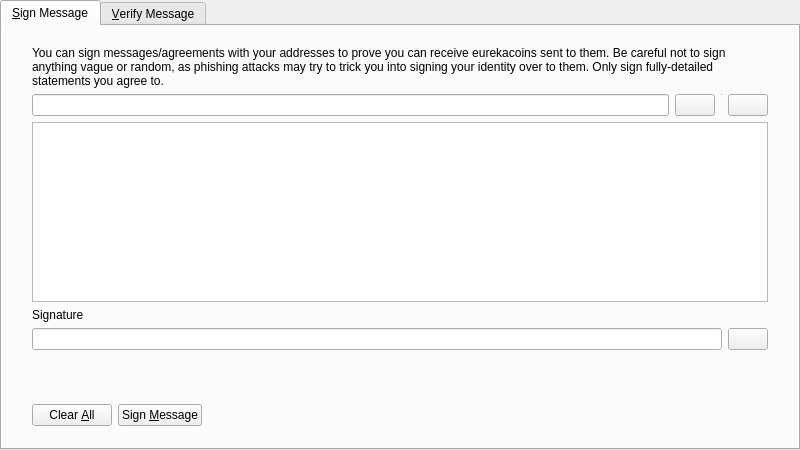
<?xml version="1.0" encoding="UTF-8"?>
<ui version="4.0">
 <class>SignVerifyMessageDialog</class>
 <widget class="QDialog" name="SignVerifyMessageDialog">
  <property name="geometry">
   <rect>
    <x>0</x>
    <y>0</y>
    <width>800</width>
    <height>450</height>
   </rect>
  </property>
  <property name="windowTitle">
   <string>Signatures - Sign / Verify a Message</string>
  </property>
  <property name="modal">
   <bool>true</bool>
  </property>
  <layout class="QVBoxLayout" name="verticalLayout">
   <property name="leftMargin">
    <number>0</number>
   </property>
   <property name="topMargin">
    <number>0</number>
   </property>
   <property name="rightMargin">
    <number>0</number>
   </property>
   <property name="bottomMargin">
    <number>0</number>
   </property>
   <item>
    <widget class="QTabWidget" name="tabWidget">
     <property name="currentIndex">
      <number>0</number>
     </property>
     <widget class="QWidget" name="tabSignMessage">
      <attribute name="title">
       <string>&amp;Sign Message</string>
      </attribute>
      <layout class="QVBoxLayout" name="verticalLayout_SM">
       <property name="leftMargin">
        <number>0</number>
       </property>
       <property name="topMargin">
        <number>0</number>
       </property>
       <property name="rightMargin">
        <number>0</number>
       </property>
       <property name="bottomMargin">
        <number>0</number>
       </property>
       <item>
        <layout class="QVBoxLayout" name="verticalLayout_3">
         <property name="leftMargin">
          <number>30</number>
         </property>
         <property name="topMargin">
          <number>20</number>
         </property>
         <property name="rightMargin">
          <number>30</number>
         </property>
         <property name="bottomMargin">
          <number>20</number>
         </property>
         <item>
          <widget class="QLabel" name="infoLabel_SM">
           <property name="text">
            <string>You can sign messages/agreements with your addresses to prove you can receive eurekacoins sent to them. Be careful not to sign anything vague or random, as phishing attacks may try to trick you into signing your identity over to them. Only sign fully-detailed statements you agree to.</string>
           </property>
           <property name="textFormat">
            <enum>Qt::PlainText</enum>
           </property>
           <property name="wordWrap">
            <bool>true</bool>
           </property>
          </widget>
         </item>
         <item>
          <layout class="QHBoxLayout" name="horizontalLayout_1_SM">
           <property name="spacing">
            <number>6</number>
           </property>
           <item>
            <widget class="QValidatedLineEdit" name="addressIn_SM">
             <property name="toolTip">
              <string>The EurekaCoin address to sign the message with</string>
             </property>
            </widget>
           </item>
           <item>
            <widget class="QPushButton" name="addressBookButton_SM">
             <property name="toolTip">
              <string>Choose previously used address</string>
             </property>
             <property name="text">
              <string/>
             </property>
             <property name="icon">
              <iconset resource="../bitcoin.qrc">
               <normaloff>:/icons/address-book</normaloff>:/icons/address-book</iconset>
             </property>
             <property name="shortcut">
              <string>Alt+A</string>
             </property>
             <property name="autoDefault">
              <bool>false</bool>
             </property>
            </widget>
           </item>
           <item>
            <widget class="Line" name="vLine">
             <property name="maximumSize">
              <size>
               <width>1</width>
               <height>22</height>
              </size>
             </property>
             <property name="orientation">
              <enum>Qt::Vertical</enum>
             </property>
            </widget>
           </item>
           <item>
            <widget class="QPushButton" name="pasteButton_SM">
             <property name="toolTip">
              <string>Paste address from clipboard</string>
             </property>
             <property name="text">
              <string/>
             </property>
             <property name="icon">
              <iconset resource="../bitcoin.qrc">
               <normaloff>:/icons/editpaste</normaloff>:/icons/editpaste</iconset>
             </property>
             <property name="shortcut">
              <string>Alt+P</string>
             </property>
             <property name="autoDefault">
              <bool>false</bool>
             </property>
            </widget>
           </item>
          </layout>
         </item>
         <item>
          <widget class="QPlainTextEdit" name="messageIn_SM">
           <property name="toolTip">
            <string>Enter the message you want to sign here</string>
           </property>
          </widget>
         </item>
         <item>
          <widget class="QLabel" name="signatureLabel_SM">
           <property name="text">
            <string>Signature</string>
           </property>
           <property name="textFormat">
            <enum>Qt::PlainText</enum>
           </property>
          </widget>
         </item>
         <item>
          <layout class="QHBoxLayout" name="horizontalLayout_2_SM">
           <property name="spacing">
            <number>6</number>
           </property>
           <item>
            <widget class="QLineEdit" name="signatureOut_SM">
             <property name="font">
              <font>
               <italic>true</italic>
              </font>
             </property>
             <property name="readOnly">
              <bool>true</bool>
             </property>
            </widget>
           </item>
           <item>
            <widget class="QPushButton" name="copySignatureButton_SM">
             <property name="toolTip">
              <string>Copy the current signature to the system clipboard</string>
             </property>
             <property name="text">
              <string/>
             </property>
             <property name="icon">
              <iconset resource="../bitcoin.qrc">
               <normaloff>:/icons/editcopy</normaloff>:/icons/editcopy</iconset>
             </property>
             <property name="autoDefault">
              <bool>false</bool>
             </property>
            </widget>
           </item>
          </layout>
         </item>
        </layout>
       </item>
       <item>
        <widget class="QWidget" name="buttonsContainerWhite" native="true">
         <layout class="QHBoxLayout" name="horizontalLayout">
          <property name="leftMargin">
           <number>30</number>
          </property>
          <property name="topMargin">
           <number>15</number>
          </property>
          <property name="rightMargin">
           <number>30</number>
          </property>
          <item>
           <widget class="QPushButton" name="clearButton_SM">
            <property name="toolTip">
             <string>Reset all sign message fields</string>
            </property>
            <property name="text">
             <string>Clear &amp;All</string>
            </property>
            <property name="icon">
             <iconset resource="../bitcoin.qrc">
              <normaloff>:/icons/remove</normaloff>:/icons/remove</iconset>
            </property>
            <property name="autoDefault">
             <bool>false</bool>
            </property>
           </widget>
          </item>
          <item>
           <widget class="QPushButton" name="signMessageButton_SM">
            <property name="toolTip">
             <string>Sign the message to prove you own this EurekaCoin address</string>
            </property>
            <property name="text">
             <string>Sign &amp;Message</string>
            </property>
            <property name="icon">
             <iconset resource="../bitcoin.qrc">
              <normaloff>:/icons/edit</normaloff>:/icons/edit</iconset>
            </property>
            <property name="autoDefault">
             <bool>false</bool>
            </property>
           </widget>
          </item>
          <item>
           <spacer name="horizontalSpacer_1_SM">
            <property name="orientation">
             <enum>Qt::Horizontal</enum>
            </property>
            <property name="sizeHint" stdset="0">
             <size>
              <width>40</width>
              <height>48</height>
             </size>
            </property>
           </spacer>
          </item>
          <item>
           <widget class="QLabel" name="statusLabel_SM">
            <property name="font">
             <font>
              <weight>75</weight>
              <bold>true</bold>
             </font>
            </property>
            <property name="text">
             <string/>
            </property>
            <property name="wordWrap">
             <bool>true</bool>
            </property>
           </widget>
          </item>
          <item>
           <spacer name="horizontalSpacer_2_SM">
            <property name="orientation">
             <enum>Qt::Horizontal</enum>
            </property>
            <property name="sizeHint" stdset="0">
             <size>
              <width>40</width>
              <height>48</height>
             </size>
            </property>
           </spacer>
          </item>
         </layout>
        </widget>
       </item>
      </layout>
     </widget>
     <widget class="QWidget" name="tabVerifyMessage">
      <attribute name="title">
       <string>&amp;Verify Message</string>
      </attribute>
      <layout class="QVBoxLayout" name="verticalLayout_VM">
       <property name="leftMargin">
        <number>0</number>
       </property>
       <property name="topMargin">
        <number>0</number>
       </property>
       <property name="rightMargin">
        <number>0</number>
       </property>
       <property name="bottomMargin">
        <number>0</number>
       </property>
       <item>
        <layout class="QVBoxLayout" name="verticalLayout_2">
         <property name="leftMargin">
          <number>30</number>
         </property>
         <property name="topMargin">
          <number>20</number>
         </property>
         <property name="rightMargin">
          <number>30</number>
         </property>
         <property name="bottomMargin">
          <number>20</number>
         </property>
         <item>
          <widget class="QLabel" name="infoLabel_VM">
           <property name="text">
            <string>Enter the receiver's address, message (ensure you copy line breaks, spaces, tabs, etc. exactly) and signature below to verify the message. Be careful not to read more into the signature than what is in the signed message itself, to avoid being tricked by a man-in-the-middle attack. Note that this only proves the signing party receives with the address, it cannot prove sendership of any transaction!</string>
           </property>
           <property name="textFormat">
            <enum>Qt::PlainText</enum>
           </property>
           <property name="alignment">
            <set>Qt::AlignLeading|Qt::AlignLeft|Qt::AlignTop</set>
           </property>
           <property name="wordWrap">
            <bool>true</bool>
           </property>
          </widget>
         </item>
         <item>
          <layout class="QHBoxLayout" name="horizontalLayout_1_VM">
           <property name="spacing">
            <number>6</number>
           </property>
           <item>
            <widget class="QValidatedLineEdit" name="addressIn_VM">
             <property name="toolTip">
              <string>The EurekaCoin address the message was signed with</string>
             </property>
            </widget>
           </item>
           <item>
            <widget class="QPushButton" name="addressBookButton_VM">
             <property name="toolTip">
              <string>Choose previously used address</string>
             </property>
             <property name="text">
              <string/>
             </property>
             <property name="icon">
              <iconset resource="../bitcoin.qrc">
               <normaloff>:/icons/address-book</normaloff>:/icons/address-book</iconset>
             </property>
             <property name="shortcut">
              <string>Alt+A</string>
             </property>
             <property name="autoDefault">
              <bool>false</bool>
             </property>
            </widget>
           </item>
          </layout>
         </item>
         <item>
          <widget class="QPlainTextEdit" name="messageIn_VM"/>
         </item>
         <item>
          <widget class="QValidatedLineEdit" name="signatureIn_VM"/>
         </item>
        </layout>
       </item>
       <item>
        <widget class="QWidget" name="buttonsContainerWhite_" native="true">
         <layout class="QHBoxLayout" name="horizontalLayout_2">
          <property name="leftMargin">
           <number>30</number>
          </property>
          <property name="topMargin">
           <number>15</number>
          </property>
          <property name="rightMargin">
           <number>30</number>
          </property>
          <item>
           <widget class="QPushButton" name="clearButton_VM">
            <property name="toolTip">
             <string>Reset all verify message fields</string>
            </property>
            <property name="text">
             <string>Clear &amp;All</string>
            </property>
            <property name="icon">
             <iconset resource="../bitcoin.qrc">
              <normaloff>:/icons/remove</normaloff>:/icons/remove</iconset>
            </property>
            <property name="autoDefault">
             <bool>false</bool>
            </property>
           </widget>
          </item>
          <item>
           <widget class="QPushButton" name="verifyMessageButton_VM">
            <property name="toolTip">
             <string>Verify the message to ensure it was signed with the specified EurekaCoin address</string>
            </property>
            <property name="text">
             <string>Verify &amp;Message</string>
            </property>
            <property name="icon">
             <iconset resource="../bitcoin.qrc">
              <normaloff>:/icons/transaction_0</normaloff>:/icons/transaction_0</iconset>
            </property>
            <property name="autoDefault">
             <bool>false</bool>
            </property>
           </widget>
          </item>
          <item>
           <spacer name="horizontalSpacer_1_VM">
            <property name="orientation">
             <enum>Qt::Horizontal</enum>
            </property>
            <property name="sizeHint" stdset="0">
             <size>
              <width>40</width>
              <height>48</height>
             </size>
            </property>
           </spacer>
          </item>
          <item>
           <widget class="QLabel" name="statusLabel_VM">
            <property name="font">
             <font>
              <weight>75</weight>
              <bold>true</bold>
             </font>
            </property>
            <property name="text">
             <string/>
            </property>
            <property name="wordWrap">
             <bool>true</bool>
            </property>
           </widget>
          </item>
          <item>
           <spacer name="horizontalSpacer_2_VM">
            <property name="orientation">
             <enum>Qt::Horizontal</enum>
            </property>
            <property name="sizeHint" stdset="0">
             <size>
              <width>40</width>
              <height>48</height>
             </size>
            </property>
           </spacer>
          </item>
         </layout>
        </widget>
       </item>
      </layout>
     </widget>
    </widget>
   </item>
  </layout>
 </widget>
 <customwidgets>
  <customwidget>
   <class>QValidatedLineEdit</class>
   <extends>QLineEdit</extends>
   <header>qt/qvalidatedlineedit.h</header>
  </customwidget>
 </customwidgets>
 <resources>
  <include location="../bitcoin.qrc"/>
 </resources>
 <connections/>
</ui>
